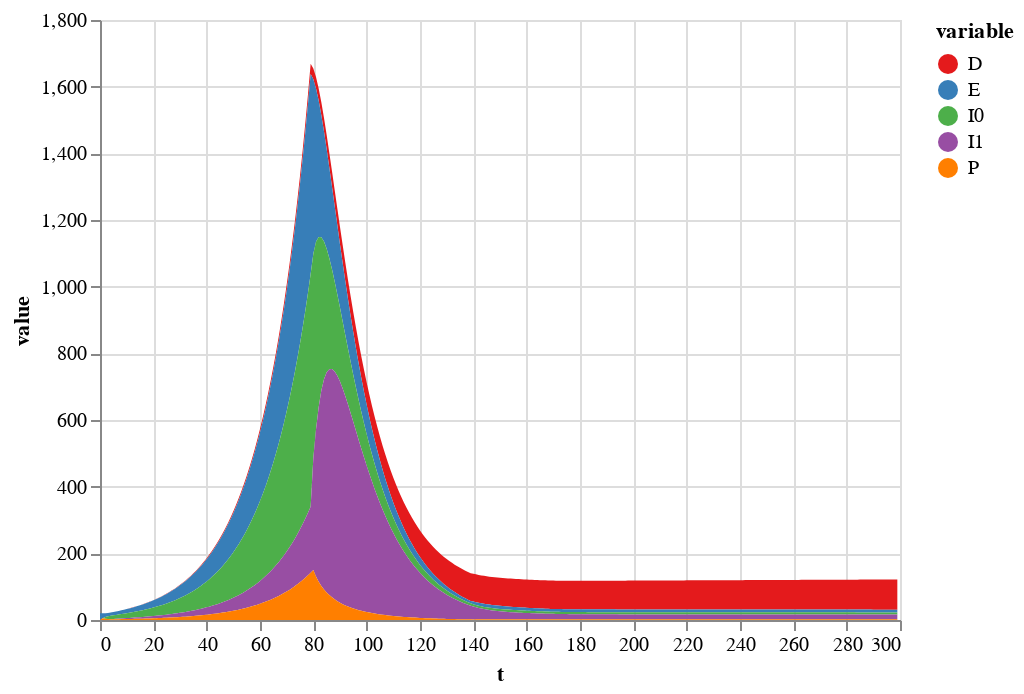

The notebook cell saved with this chart:
### Code cell
alt.Chart(plot_values).mark_area().encode(
    x='t',
    y=alt.Y('value', stack=True),
    color=alt.Color('variable', scale=alt.Scale(scheme="set1"))
).properties(
).interactive()

### Figure 1 — Vega-Lite specification as saved in the notebook (floating-point values rounded to 4 significant figures; data arrays with more than 128 entries replaced by an {"elided": "..."} marker saying what was removed)
{"$schema": "https://vega.github.io/schema/vega-lite/v3.4.0.json", "config": {"mark": {"tooltip": null}, "view": {"height": 300, "width": 400}}, "data": {"name": "data-ac35cfd677d124d1c2e43f9acd79bc15"}, "datasets": {"data-ac35cfd677d124d1c2e43f9acd79bc15": {"elided": "1500 records"}}, "encoding": {"color": {"field": "variable", "scale": {"scheme": "set1"}, "type": "nominal"}, "x": {"field": "t", "type": "quantitative"}, "y": {"field": "value", "stack": true, "type": "quantitative"}}, "mark": "area", "selection": {"selector002": {"bind": "scales", "encodings": ["x", "y"], "type": "interval"}}}
